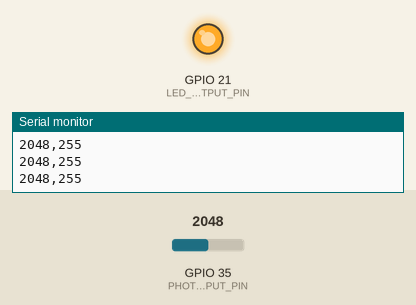
Recording of a sketch running on a simulated ESP32. Parts: output pins drawn as LEDs (lit = HIGH), the last lines printed to the serial monitor. The inputs (shaded band) are chosen by the test bench; at power-on: GPIO 35 (PHOTOCELL_INPUT_PIN) = 2048.

Above: at 1.2 s.
1.3 s: GPIO 35 (PHOTOCELL_INPUT_PIN) set to 760
At 1.6 s:
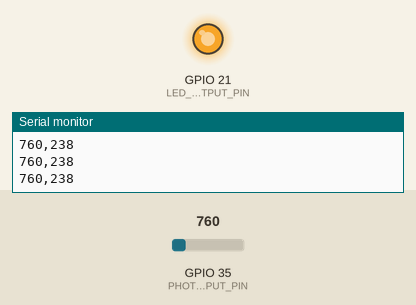
2.8 s: GPIO 35 (PHOTOCELL_INPUT_PIN) set to 491
At 4.0 s:
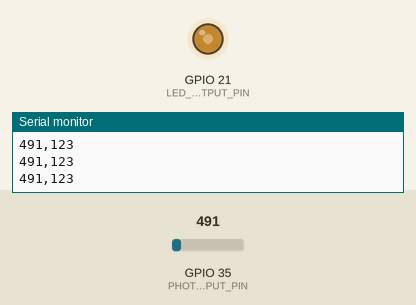
4.3 s: GPIO 35 (PHOTOCELL_INPUT_PIN) set to 160
At 5.3 s:
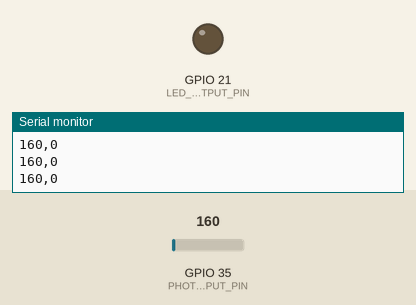
Timing chart, 0 to 7.3 s (numbered marks = the images above; inputs shaded):
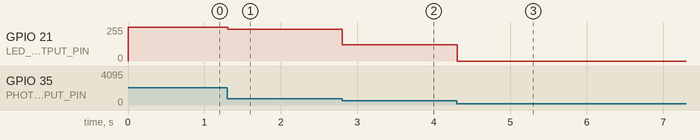

The sketch:

PhotoresistorLed.ino
```cpp
/*
 * This example reads in a photocell value from A7 using a voltage-divider circuit and
 * proportionally sets the brightness of an LED (hooked up to GPIO 21).
 *
 * This example is modified for the ESP32 from the basic Arduino version covered here:
 * https://makeabilitylab.github.io/physcomp/sensors/photoresistors.html
 *
 * By Jon E. Froehlich
 * @jonfroehlich
 * http://makeabilitylab.io
 *
 */

const int LED_OUTPUT_PIN = 21;
const int PHOTOCELL_INPUT_PIN = A7;

// Set the min and max photocell values (this will be based on
// the brightness of your environment and the size of the voltage-divider
// resistor that you selected). So, the best way to set these values
// is to view the photocellVal in the Serial Monitor or Serial Plotter
// under different expected lighting conditions and observe the values
// The comments below assume that the photoresistor is in the R2 position
// in the voltage divider

// Is the photocell R1 or R2 in the voltage divider?
// If it's R1, then we using the "lightness" sensor configuration and the voltage will
// drop with increases in ambient lightness. If the photocell is R2, then we're using the
// "darkness" sensor configuration and the voltage will increase as ambient lightness
// decreases. See:
// https://makeabilitylab.github.io/physcomp/sensors/photoresistors.html#using-photoresistors-with-microcontrollers
const boolean PHOTOCELL_IS_R2_IN_VOLTAGE_DIVIDER = true; // set false if photocell is R1

// If the photocell is R1, then MIN_PHOTOCELL_VAL is the value of analogRead when it's darkest
// If the photocell is R2, then MIN_PHOTOCELL_VAL is the value of analogRead when it's lightest
// Measure this empirically given your deployment environment and then update this value
// Check the Serial Monitor
const int MIN_PHOTOCELL_VAL = 200;

// If the photocell is R1, then MAX_PHOTOCELL_VAL is the value of analogRead when it's lightest
// If the photocell is R2, then MAX_PHOTOCELL_VAL is the value of analogRead when it's darkest
// Measure this empirically given your deployment environment and then update this value
const int MAX_PHOTOCELL_VAL = 800;

const int PWM_CHANNEL = 0; // ESP32 has 16 channels which can generate 16 independent waveforms
const int PWM_FREQ = 500;  // Recall that Arduino Uno is ~490 Hz. Official ESP32 example uses 5,000Hz
const int PWM_RESOLUTION = 8; // We'll use same resolution as Uno (8 bits, 0-255) but ESP32 can go up to 16 bits

// The max duty cycle value based on PWM resolution (will be 255 if resolution is 8 bits)
const int MAX_DUTY_CYCLE = (int)(pow(2, PWM_RESOLUTION) - 1);

void setup() {
  pinMode(LED_OUTPUT_PIN, OUTPUT);
  pinMode(PHOTOCELL_INPUT_PIN, INPUT);
  Serial.begin(9600);

  // Setup the PWM waveform and attach our LED output pin
  ledcSetup(PWM_CHANNEL, PWM_FREQ, PWM_RESOLUTION);
  ledcAttachPin(LED_OUTPUT_PIN, PWM_CHANNEL);
}

void loop() {

  // Read the photo-sensitive resistor value. If you have the photocell resistor hooked
  // up as Rtop in the voltage divider (that is, one leg of the photocell is connected to 5V),
  // then higher values correspond to brightness. If you have the photocell hooked up as Rbottom
  // in the voltage divider (that is, one leg of the photocell is connected to GND), then
  // higher values correspond to darkness.
  int photocellVal = analogRead(PHOTOCELL_INPUT_PIN);

  // Remap the value for output.
  int dutyCycle = map(photocellVal, MIN_PHOTOCELL_VAL, MAX_PHOTOCELL_VAL, 0, 255);

  // The map function does not constrain output outside of the provided range
  // so, we need to make sure that things are within range for the led
  dutyCycle = constrain(dutyCycle, 0, 255);

  if(PHOTOCELL_IS_R2_IN_VOLTAGE_DIVIDER == false){
    // We need to invert the LED (it should be brighter when environment is darker)
    // This assumes the photocell is Rtop in the voltage divider
    dutyCycle = 255 - dutyCycle;
  }

  // Print the raw photocell value and the converted led value (e,g., for Serial
  // Console and Serial Plotter)
  Serial.print(photocellVal);
  Serial.print(",");
  Serial.println(dutyCycle);

  // Write out the LED value.
  ledcWrite(PWM_CHANNEL, dutyCycle);

  delay(100); //read from the photocell ~10 times/sec
}
```

Measured:
- after the input at 1.3 s, GPIO 21 (LED_OUTPUT_PIN): 255/255 → 237/255 at once
- after the input at 2.8 s, GPIO 21 (LED_OUTPUT_PIN): 237/255 → 123/255 at once
- after the input at 4.3 s, GPIO 21 (LED_OUTPUT_PIN): 123/255 → 0/255 at once
